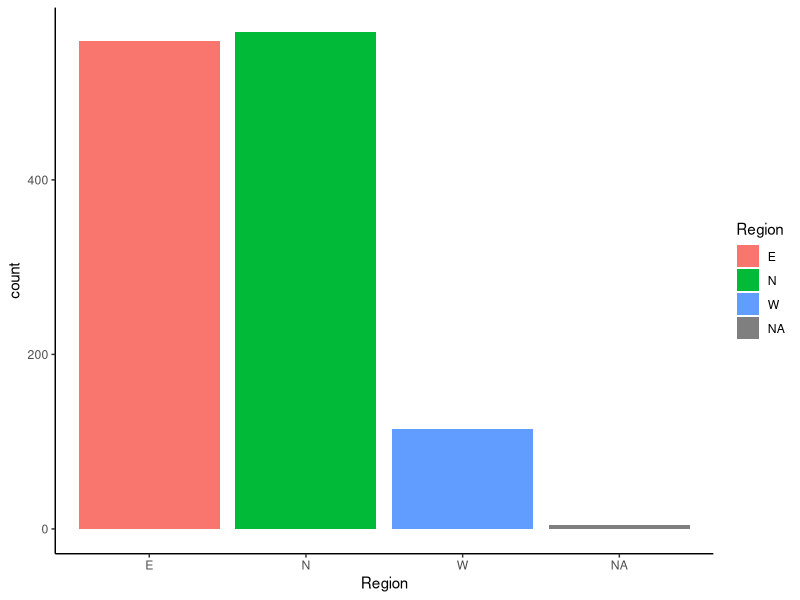
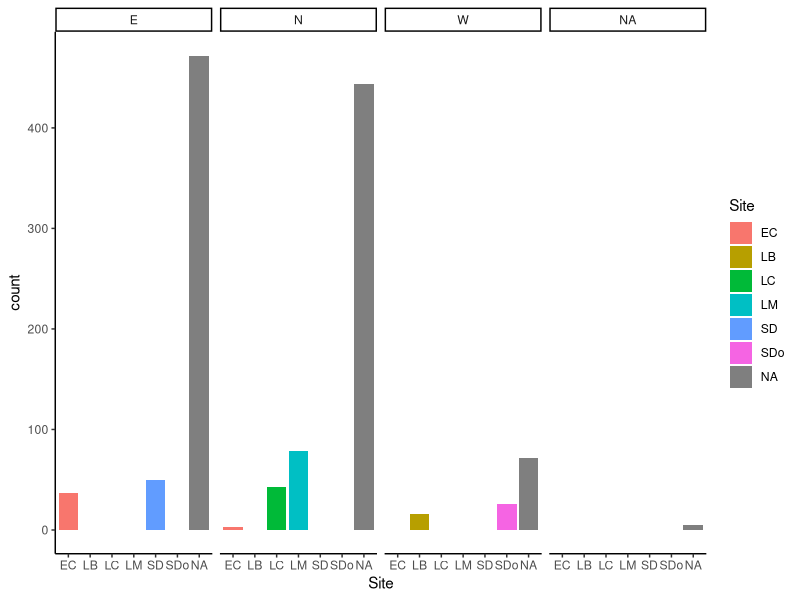
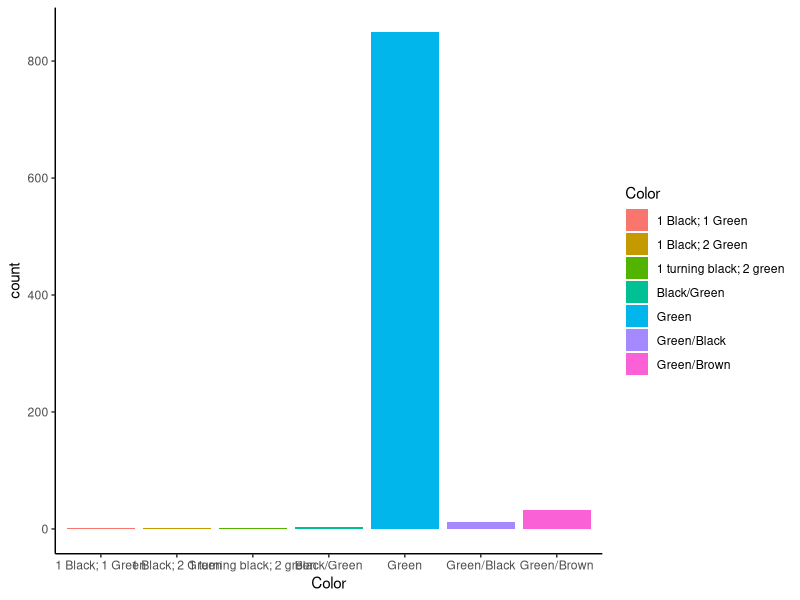
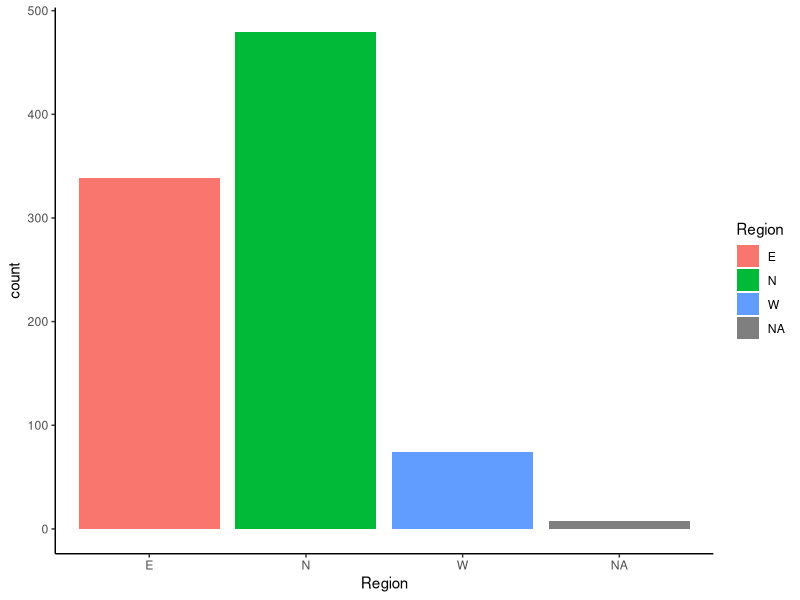
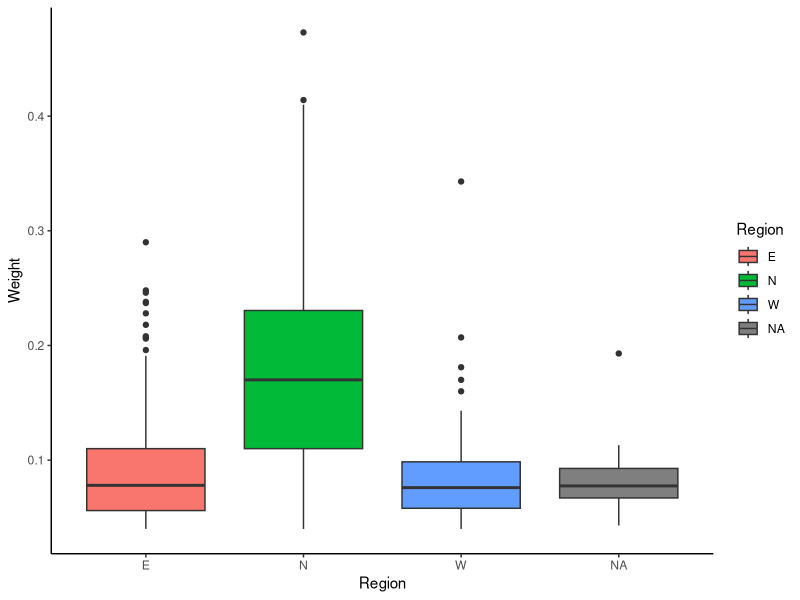
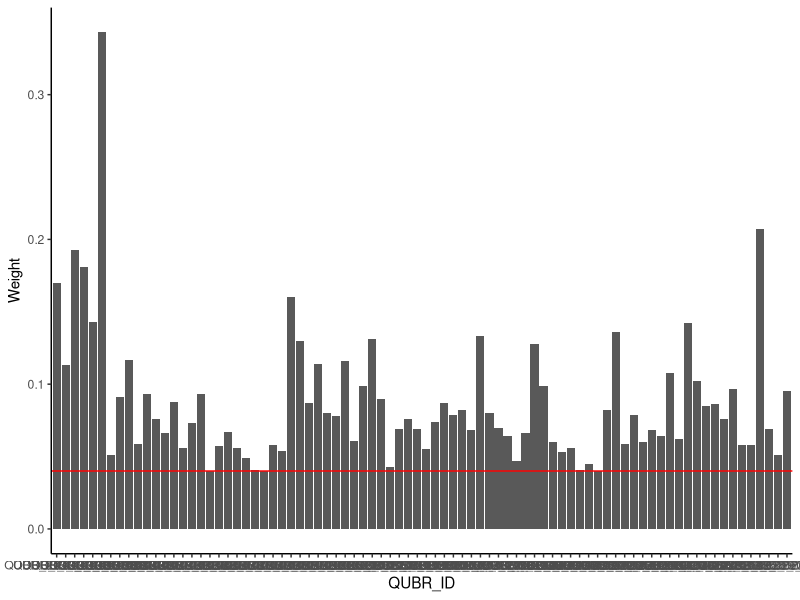
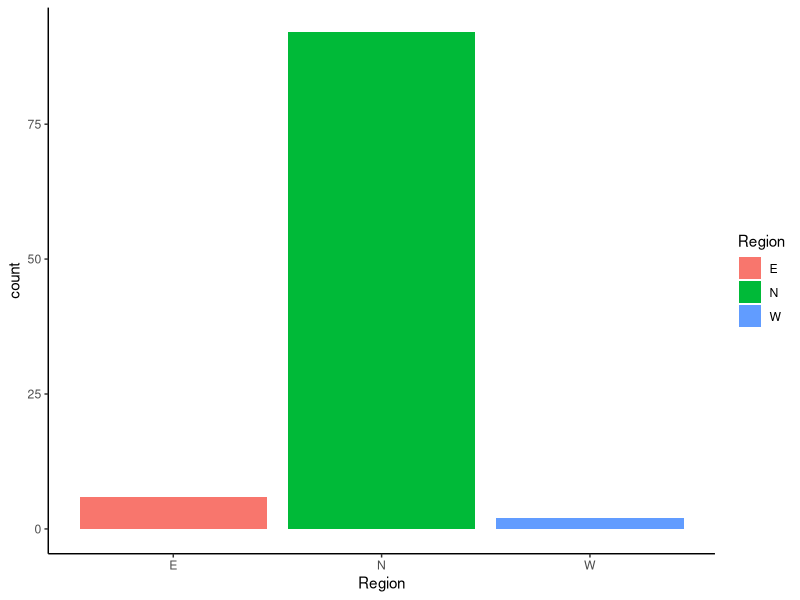
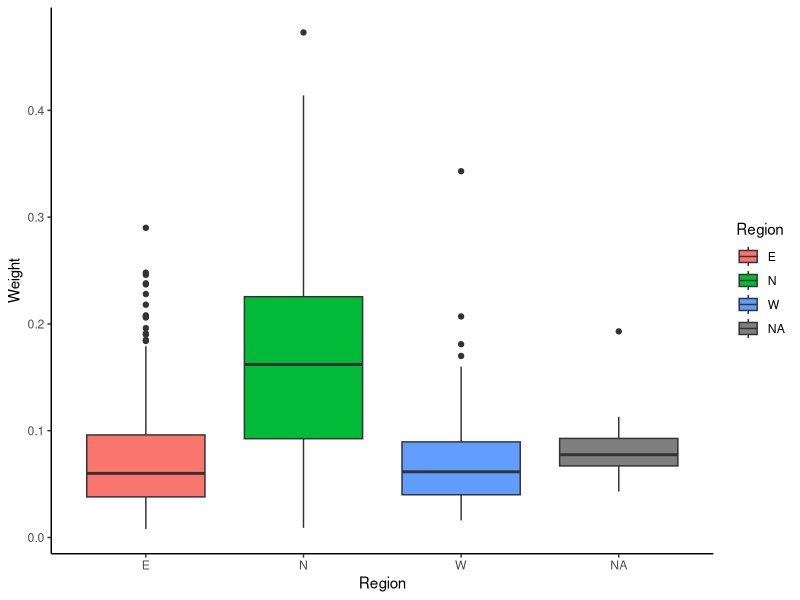

Source code (R) for these figures, in order:
rm(list=ls())
setwd("..")

library(tidyverse)
library(ggplot2)
library(dplyr)

`%notin%` <- Negate(`%in%`)

field_data <- read_csv("./data/04_2024_field_datasheets_full.csv", na = c("N/A",""))

#cleaning raw field data so we can graph it
field_data_clean <- field_data %>%
  rename(QUBR_ID =`QUBR ID`) %>% #renaming QUBR_ID column to remove space
  rename(Recorder_name =`Name of recorder`) %>% #renaming recorder_name column to remove space
  mutate(Site = case_when(str_detect(Site, "[?]$") ==T ~ NA, #overriding column called Site, anywhere with a ? becomes NA
                          str_detect(Site, "[?]$") == F ~ Site)) %>%
  mutate(Region = case_when(str_detect(Region, "[?]") ==T ~ NA, #overriding column called Region, anywhere with a ? becomes NA
                          str_detect(Region, "[?]") == F ~ Region))

#creating bar graph
field_data_clean %>%
  ggplot() + #creates empty plot
  geom_bar(aes(x = Region, fill = Region)) + #plots Regions on the x axis and gives each their own color
  theme_classic() #removes gray background

field_data_clean %>%
  ggplot() + #creates empty plot
  geom_bar(aes(x = Site, fill = Site)) +
  theme_classic() +
  facet_grid(~Region) #nests sites within region



#load tissue transfer data
tissue_data <- read_csv("./data/Transfer QUBR Tissue to Freezer 2024 April.csv")

#explore tissue transfer data (what kinds of columns, NAs, left_join function to join by QUBR_ID column)
#(same column name in both data sets)
tissue_data_clean <- tissue_data%>%
  rename(Color = `Leaf Tissue Color (Green, Brown, Black)`)%>% #rename leaf color column
  rename(Condition = `Leaf Tissue Condition (Moldy, Necrotic, or Good)`)%>% #rename leaf condition column
  rename(Weight = `Weight (g)`) %>% #rename weight column to remove units
  rename(QUBR_ID = `Accession ID`)%>%
  filter(str_detect(Color, "reen")) %>% #selects only colors named Green and green
  filter(str_detect(Condition, "Good"))

tissue_field_data <- tissue_data_clean%>% #joins field data and tissue transfer data by QUBR_ID
  left_join(., field_data_clean, join_by(QUBR_ID==QUBR_ID))


tissue_field_for_extraction <- tissue_field_data %>%
  filter(Weight>=0.04) #removes leaf samples that are too small to do extraction with


tissue_field_for_extraction%>%
  ggplot() + #creates empty plot
  geom_bar(aes(x = Color, fill = Color)) +
  theme_classic() #removes gray background




summary(tissue_field_for_extraction) #shows character vs numeric value details

tissue_field_for_extraction%>% #bar chart of number of tissue samples per region
  ggplot() + 
  geom_bar(aes(x = Region, fill = Region)) +
  theme_classic()

tissue_field_for_extraction%>% #box plot of tissue weights per region
  ggplot() +
  geom_boxplot(aes(x = Region, y = Weight, fill = Region)) +
  theme_classic()

#how many inds from each region weigh enough to do extractions
num_inds_by_region <- tissue_field_for_extraction %>%
  group_by(Region) %>%
  summarise(count = n())
#v few from the W --> we are hoping to do 600 extractions which would mean 200 from each region and we have less than that from the W --> will do all of those and then divide the remaining number of inds by 2 to figure out how many inds to sample from E and N

num_west <- num_inds_by_region$count[num_inds_by_region$Region=="W"][1]
num_na <- num_inds_by_region$count[is.na(num_inds_by_region$Region)]

num_to_sample <- floor((600-num_west-num_na)/2)

#Separate tissue with high enough weight to do actual extractions into different regions
tissue_west_and_NAs <- tissue_field_for_extraction%>% #we will extract from all of these samples from the West because there are so few
  filter(Region == 'W' | is.na(Region))

#look at the weights of the viable W inds to see how close to problematic they are
tissue_west_and_NAs%>%
  ggplot() +
  geom_col(aes(x = QUBR_ID, y = Weight)) +
  geom_hline(yintercept = .04, color = "red") + #add red line at minimum viable weight for extraction
  theme_classic()
#5 inds with literally no buffer room but mostly this seems fine

tissue_east <- tissue_field_for_extraction%>%
  filter(Region == 'E')

tissue_north <- tissue_field_for_extraction%>%
  filter(Region == 'N')
                        

#randomly sample the correct number of inds from N and E
set.seed(2024)

north_inds_to_sample <- sample(tissue_north$QUBR_ID, size = num_to_sample, replace = F)

east_inds_to_sample <- sample(tissue_east$QUBR_ID, size = num_to_sample, replace = F)

#Filter east_inds to remove the individuals already sampled (in east_inds_to_sample)
east_inds_extra <- tissue_east %>% filter(!QUBR_ID %in% east_inds_to_sample)

#select 3 random individuals that have not already been sampled
replacements_east <- sample_n(east_inds_extra, 3)



#create dataset with only 600 chosen inds for extractions
tissue_field_600_inds <- tissue_field_for_extraction %>%
  filter(QUBR_ID %in% tissue_west_and_NAs$QUBR_ID | QUBR_ID %in% north_inds_to_sample | QUBR_ID %in% east_inds_to_sample) 

#take the top 100 heaviest weights, these will be the first 100 extractions 
top_100_for_extractions <- tissue_field_600_inds %>%
  top_n(., 100, wt = Weight) 

#maybe unsurprisingly, nearly all of these are from the North
top_100_for_extractions %>%
  ggplot() +
  geom_bar(aes(x = Region, fill = Region)) +
  theme_classic()

# Bind the remaining inds on to this list so we can keep these 100 as the first extractions but then proceed semi randomly
top_100_for_extractions %>%
  rbind(filter(tissue_field_600_inds, QUBR_ID %notin% top_100_for_extractions$QUBR_ID)) %>%
  write_csv(., "./data/600_inds_for_extractions.csv")


# Dana making graphs to show Daniel 9/16/24
summary(tissue_field_data)

tissue_field_data%>%
  ggplot() +
  geom_boxplot(aes(x = Region, y = Weight, fill = Region)) +
  theme_classic()

tissue_field_data%>%
  ggplot() +
  geom_bar(aes(x = Region, fill = Region)) +
  theme_classic()

